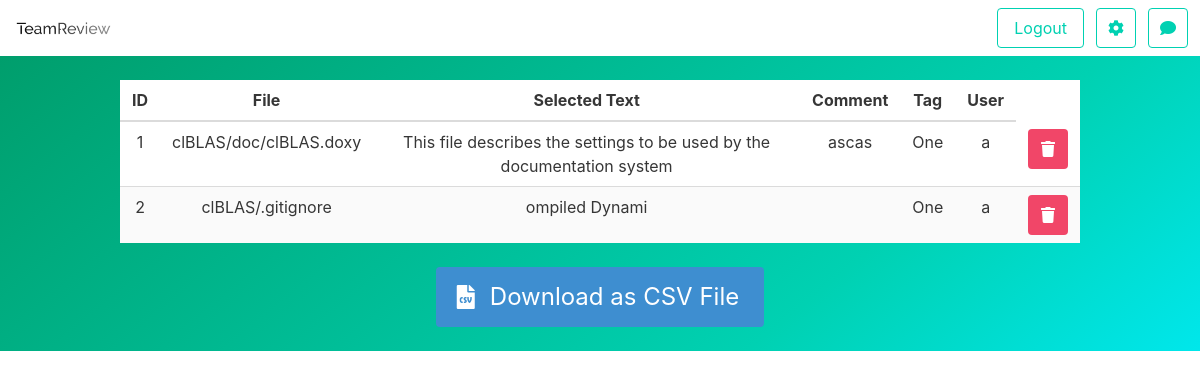
The page /comments (signed in) on the database its author committed.
### scripts/tabledef.py (models this page shows, shortened)
class Comments(Base):
    __tablename__ = "Comments"
    id = Column(Integer, primary_key=True)
    activeFile = Column(String(500))
    selectedText = Column(String(500))
    comment = Column(String(500))
    tag = Column(String(500))
    username = Column(String(500))

### app.py (the view)
@app.route('/comments', methods=['GET', 'POST'])
def comments():
    if session.get('logged_in'):
        comments = helpers.get_comments()
        user = helpers.get_user()
        return render_template('comments.html', user=user, comments=comments)
    return redirect(url_for('login'))

### scripts/helpers.py (called while the page is built)
@contextmanager
def session_scope():
    s = get_session()
    s.expire_on_commit = False
    try:
        yield s
        s.commit()
    except:
        s.rollback()
        raise
    finally:
        s.close()

def get_session():
    return sessionmaker(bind=tabledef.engine)()

def get_user():
    username = session['username']
    with session_scope() as s:
        user = s.query(tabledef.User).filter(tabledef.User.username.in_([username])).first()
        return user

def get_comments():
    with session_scope() as s:
        comments = s.query(tabledef.Comments).all()
        return comments

### templates/comments.html (shortened to what this page needs)
{% extends "base.html" %}
{% block body %}
{% include "navbar.html" %}
<section class="hero is-primary is-bold is-small">
  <div class="hero-body">
    <div class="container has-text-centered">
      <table class="table is-striped is-hoverable is-fullwidth">
        <thead>
          <tr>
            <th>ID</th>
            <th>File</th>
            <th>Selected Text</th>
            <th>Comment</th>
            <th>Tag</th>
            <th>User</th>
          </tr>
        </thead>
        <tbody>
          {% for comment in comments %}
          <tr>
            <td>{{ comment.id }}</td>
            <td>{{ comment.activeFile }}</td>
            <td>{{ comment.selectedText }}</td>
            <td>{{ comment.comment }}</td>
            <td>{{ comment.tag }}</td>
            <td>{{ comment.username }}</td>
            <td>
              <button class="button is-danger" onclick="deleteRow({{ comment.id }})">
                <span class="icon is-small">
                  <i class="fa fa-trash"></i>
                </span>
              </button>
            </td>
          </tr>
          {% endfor %}
        </tbody>
      </table>
      <form action="{{ url_for('download_csv') }}" method="get" id="downloadForm">
        <button class="button is-large is-info" onclick="downloadCSV()">
          <span class="icon is-large">
            <i class="fa fa-file-csv"></i>
          </span>
          <span>Download as CSV File</span>
        </button>
      </form>
    </div>
  </div>
</section>
{% endblock %}

### templates/base.html (shortened to what this page needs)
<!DOCTYPE html>
<html lang="en">
  <head>
    <link rel="stylesheet" href="https://cdnjs.cloudflare.com/ajax/libs/font-awesome/5.15.1/css/all.min.css">
    <link rel="stylesheet" href="{{ url_for('static', filename='css/style.css') }}">
    <link rel="stylesheet" href="{{ url_for('static', filename='css/tree.css') }}">
    <link rel="stylesheet" href="{{ url_for('static', filename='css/prism.css') }}">
    <link rel="stylesheet" href="https://cdnjs.cloudflare.com/ajax/libs/bulma/0.6.2/css/bulma.min.css">
  </head>
  <body>
    {% block body %}{% endblock %}
  </body>
</html>

### templates/navbar.html (shortened to what this page needs)
<section class="hero is-white">
  <nav class="navbar is-transparent">
    <div class="navbar-brand">
      <a class="navbar-item" href="/">
        <img src="{{url_for('static', filename='icon/icon.png')}}"/>
      </a>
    </div>
    <div id="navbar-menu-id" class="navbar-menu">
      <div class="navbar-end">
        <div class="navbar-item">
          <div class="field is-grouped">
            <p class="control">
              <a href="/logout" class="button is-primary is-outlined">
                <span>Logout</span>
              </a>
            </p>
            <p class="control">
              <a href="/settings" class="button is-primary is-outlined">
                <span id="cog" class="icon">
                  <i class="fa fa fa-cog"></i>
                </span>
              </a>
            </p>
            <p class="control">
              <a href="/comments" class="button is-primary is-outlined">
                <span id="comment" class="icon">
                  <i class="fa fa fa-comment"></i>
                </span>
              </a>
            </p>
          </div>
        </div>
      </div>
    </div>
  </nav>
</section>

### rows shown on the page
Comments: id "1", activeFile "clBLAS/doc/clBLAS.doxy", selectedText "This file describes the settings to be used by the documentation system", comment "ascas", tag "One", username "a"
Comments: id "2", activeFile "clBLAS/.gitignore", selectedText "ompiled Dynami", tag "One", username "a"
